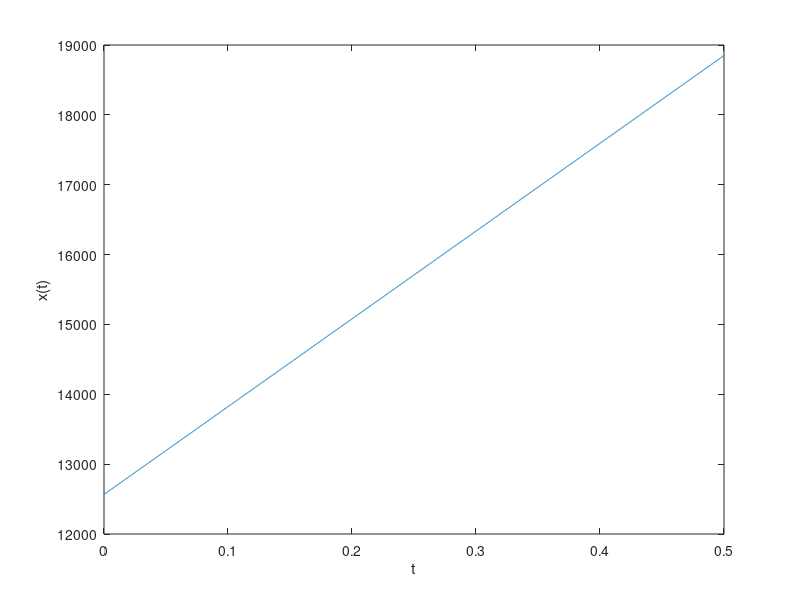

Here is the MATLAB script that generated this plot:
min = 4000*pi;
max = 6000*pi;
T = 1/8192;
t0 = 0.5;
t = linspace(0,t0,t0/T);
x = cos(min*t+(max-min).*t.*t/(2*t0));
y = min+(max-min)*t/t0;
plot(t,y);
xlabel('t');
ylabel('x(t)');
sound(x,1/T);